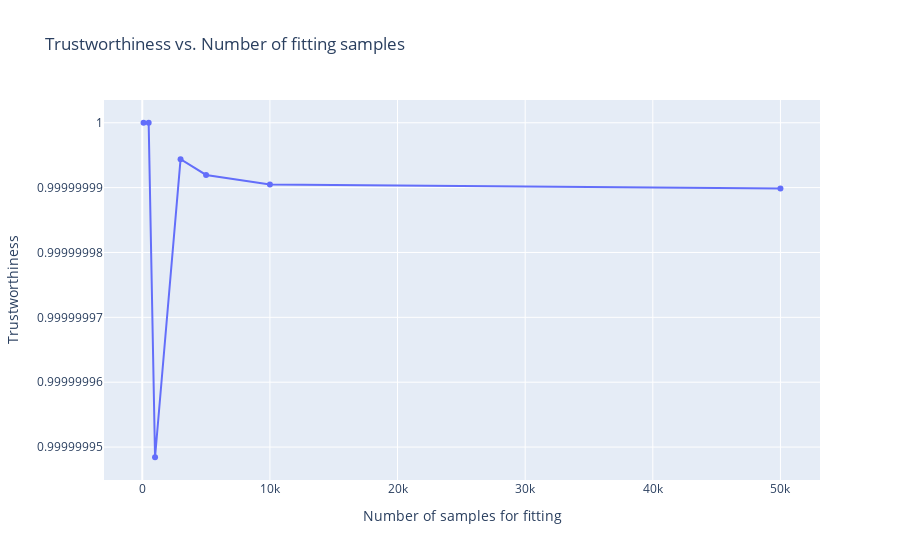

The notebook cell saved with this chart:
### Code cell
fig = go.Figure()
fig.add_trace(go.Scatter(x=vals, y=ts, mode='lines+markers'))
fig.update_layout(title='Trustworthiness vs. Number of fitting samples', xaxis_title='Number of samples for fitting', yaxis_title='Trustworthiness')

### Figure 1 — Plotly figure (JSON) as saved in the notebook; plotly's stock layout.template omitted (floating-point values rounded to 4 significant figures)
{"data": [{"mode": "lines+markers", "x": [100, 500, 1000, 3000, 5000, 10000, 50000], "y": [1.0, 1.0, 1.0, 1.0, 1.0, 1.0, 1.0], "type": "scatter"}], "layout": {"title": {"text": "Trustworthiness vs. Number of fitting samples"}, "xaxis": {"title": {"text": "Number of samples for fitting"}}, "yaxis": {"title": {"text": "Trustworthiness"}}}}
